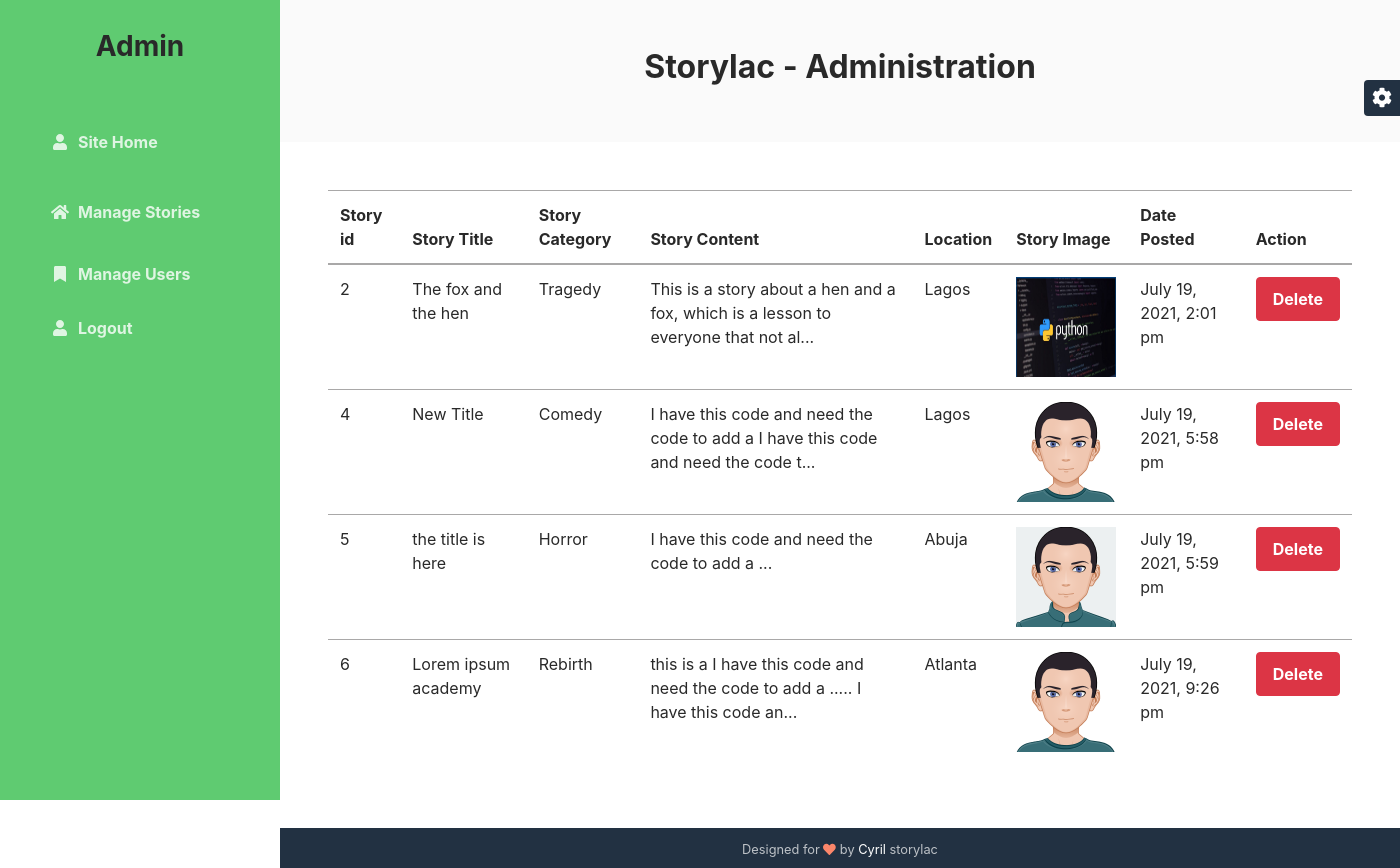
/admin/admin.php, run on the app's committed database.
### tables this page shows
CREATE TABLE `stories` (
  `id` int(11) NOT NULL,
  `category` text,
  `story_title` text NOT NULL,
  `story_body` text NOT NULL,
  `location` text NOT NULL,
  `photo` text NOT NULL,
  `user_id` text NOT NULL,
  `name` text,
  `posted_on` text NOT NULL
);

### admin/admin.php (the view, shortened to what this page needs)
<!DOCTYPE html>
<html lang="en">
<?php include('../navs/head.php') ?>
<body>
    <?php include('header.php'); ?>
    <div class="main-wrapper">
	    <section class="cta-section theme-bg-light py-5">
		    <div class="container text-center">
			     <h2 class="heading">Storylac - Administration </h2>
		    </div>
	    </section>
	    <section class="blog-list px-3 py-5 p-md-5">
		    <div class="">
			    <table class="table">
               <thead>
                   <th>Story id</th>
                   <th>Story Title</th>
                   <th>Story Category</th>
                   <th>Story Content</th>
                   <th>Location</th>
                   <th>Story Image</th>
                   <th>Date Posted</th>
                   <th>Action</th>
               </thead>
                <tbody>
			<?php
              $sql = "SELECT * FROM stories";
              $stmt =$conn->prepare($sql);
              $stmt->execute();
              $data = $stmt->fetchAll();
              foreach ($data as $res) {
            ?>
                 <tr>
                    <td><?php echo $res['id'];?></td>
                    <td><?php echo $res['story_title'];?></td>
                    <td><?php echo $res['category'];?></td>
                    <td><?php echo substr($res['story_body'],0,80)?>...</td>
                    <td><?php echo $res['location'];?></td>
                    <td><img class="img img-thumb" height="100" width="100" src="../<?php echo $res['photo'];?>" /></td>
                    <td><?php echo $res['posted_on'];?></td>
                    <form method="POST" action="<?php echo htmlspecialchars($_SERVER['PHP_SELF']);?>">
                    <td><input type="hidden" name="story_id" value="<?php echo $res['id']; ?>" /><button type="submit" name="delete" class="btn btn-danger " style="color: white" >Delete</button> </td>
                </form>
                </tr>
               <?php }?>
               </tbody>
               </table>
		    </div>
	    </section>
	    <?php include('../navs/footer.php');?>
    </div>
    <div id="config-panel" class="config-panel d-none d-lg-block">
        <div class="panel-inner">
            <a id="config-trigger" class="config-trigger config-panel-hide text-center" href="#"><i class="fas fa-cog fa-spin mx-auto" data-fa-transform="down-6" ></i></a>
        </div>
    </div>
</body>
</html>

### data on the page
stories: id "2", story_title "The fox and the hen", category "Tragedy", story_body "This is a story about a hen and a fox, which is a lesson to everyone that not al", location "Lagos", photo (picture), posted_on "July 19, 2021, 2:01 pm"
stories: id "4", story_title "New Title", category "Comedy", story_body "I have this code and need the code to add a I have this code and need the code t", location "Lagos", photo (picture), posted_on "July 19, 2021, 5:58 pm"
stories: id "5", story_title "the title is here", category "Horror", story_body "I have this code and need the code to add a", location "Abuja", photo (picture), posted_on "July 19, 2021, 5:59 pm"
stories: id "6", story_title "Lorem ipsum academy", category "Rebirth", story_body "this is a I have this code and need the code to add a ..... I have this code an", location "Atlanta", photo (picture), posted_on "July 19, 2021, 9:26 pm"
